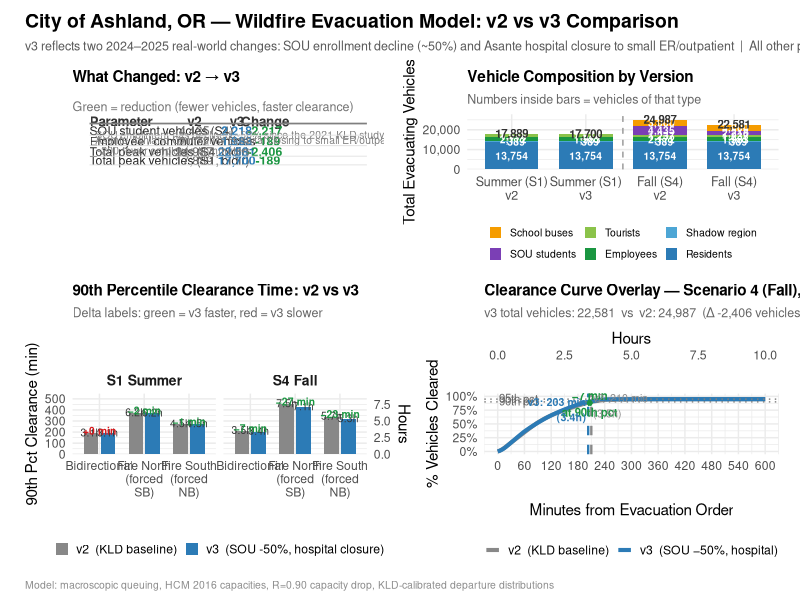

This figure's R source:
# =============================================================================
# Ashland Evacuation Model — v2 vs v3 Single-Page Comparison
# =============================================================================
# Produces:  ashland_v2_v3_comparison.png
#
# Four-panel layout on one page:
#   A (top-left)    — Parameter changes summary table
#   B (top-right)   — Vehicle composition: what was removed and why
#   C (bottom-left) — Clearance time: v2 vs v3 across all scenarios
#   D (bottom-right)— Clearance curves: S4 bidirectional v2 vs v3 overlay
# =============================================================================

library(tidyverse)
library(ggplot2)
library(patchwork)

# =============================================================================
# 1. SHARED CONSTANTS
# =============================================================================
HH_SIZE    <- 2.23
VEH_PER_HH <- 1.43
R_DROP     <- 0.90
BDN_FRAC   <- 0.90

emz <- tribble(
  ~emz_id, ~pop_res,
  1,1800, 2,1850, 3,2100, 4,2800, 5,1750,
  6,2400, 7,2300, 8,2650, 9,1950, 10,1849
) |> mutate(households = round(pop_res / HH_SIZE))

corridors <- tribble(
  ~corr_id, ~name,                         ~cap_base_vph, ~lanes,
  1, "OR-99 NB -> I-5 North",              1700, 1,
  2, "OR-99 SB / I-5 SB on-ramp",         2000, 1,
  3, "OR-66 EB -> I-5 interchange",        1900, 2,
  4, "OR-66 East (Klamath Falls)",         1700, 1,
  5, "S Valley View SB",                   1200, 1
) |> mutate(cap_vph = cap_base_vph * lanes,
            cap_drop_vph = cap_vph * R_DROP,
            bdn_thresh   = cap_vph * BDN_FRAC)

fire_closures <- list(
  bidirectional = integer(0),
  fire_north    = c(1L, 3L),
  fire_south    = c(2L, 4L, 5L)
)

emz_cs <- tribble(
  ~emz_id, ~corr_id, ~fraction,
  1,2,.60, 1,5,.25, 1,4,.15,
  2,2,.55, 2,3,.30, 2,5,.15,
  3,3,.45, 3,4,.35, 3,2,.20,
  4,4,.50, 4,3,.30, 4,2,.20,
  5,1,.40, 5,2,.35, 5,3,.25,
  6,1,.50, 6,2,.35, 6,3,.15,
  7,1,.60, 7,2,.25, 7,3,.15,
  8,1,.75, 8,2,.15, 8,3,.10,
  9,1,.80, 9,2,.20,
  10,2,.50, 10,1,.30, 10,3,.20
)

tourist_veh <- c("1" = round(5150 * .70 / 2.29), "4" = round(5150 * .55 / 2.29))
school_veh  <- c("1" = 0L, "4" = round(75 * 40))

dep_A   <- function(t) plogis(t, location = 30,  scale = 10)
dep_D   <- function(t) plogis(t, location = 75,  scale = 28)
dep_C   <- function(t) plogis(t, location = 135, scale = 38)
dep_res <- function(t) 0.86 * dep_D(t) + 0.14 * dep_C(t)

# --- Version-specific parameters --------------------------------------------
params <- list(
  v2 = list(sou = c("1" = 0L, "4" = 4435L),         emp = round(2302 / 1.06)),
  v3 = list(sou = c("1" = 0L, "4" = round(4435 * 0.50)), emp = round((2302 - 200) / 1.06))
)

# =============================================================================
# 2. SIMULATION ENGINE
# =============================================================================
run_sim <- function(scenario_id = 1, fire_dir = "bidirectional",
                    veh_per_hh = VEH_PER_HH, shadow_comp = 0.06,
                    dur = 600, sou_veh, employee_veh) {
  scen   <- as.character(scenario_id)
  time_v <- seq(0, dur); n_t <- length(time_v)

  veh_res    <- sum(round(emz$households * veh_per_hh))
  veh_shadow <- round((10099 / HH_SIZE) * veh_per_hh * shadow_comp)
  veh_t  <- tourist_veh[[scen]]; veh_e <- employee_veh
  veh_s  <- sou_veh[[scen]];     veh_sc <- school_veh[[scen]]
  total_veh <- veh_res + veh_shadow + veh_t + veh_e + veh_s + veh_sc

  rate_res <- c(0, diff(dep_res(time_v)))
  rate_A   <- c(0, diff(dep_A(time_v)))
  rate_sc  <- c(0, diff(dep_D(time_v)))

  corr_cap <- corridors$cap_vph
  corr_bdn <- corridors$bdn_thresh
  corr_dc  <- corridors$cap_drop_vph

  closed    <- fire_closures[[fire_dir]]
  if (length(closed)) corr_cap[closed] <- 0
  open_corr  <- setdiff(seq_len(nrow(corridors)), closed)
  open_share <- corr_cap[open_corr] / sum(corr_cap[open_corr])

  ze <- emz_cs
  if (length(closed)) {
    ze <- ze |> filter(!corr_id %in% closed) |>
      group_by(emz_id) |> mutate(fraction = fraction / sum(fraction)) |> ungroup()
  }
  unrouted <- setdiff(emz$emz_id, unique(ze$emz_id))
  if (length(unrouted) > 0 && length(open_corr) > 0) {
    ze <- bind_rows(ze, tibble(
      emz_id   = rep(unrouted, each = length(open_corr)),
      corr_id  = rep(open_corr, times = length(unrouted)),
      fraction = rep(open_share, times = length(unrouted))
    ))
  }

  n_c        <- nrow(corridors)
  inflow_mat <- matrix(0, n_t, n_c)
  emz_veh_v  <- round(emz$households * veh_per_hh)
  shadow_v   <- round(emz_veh_v / sum(emz_veh_v) * veh_shadow)

  for (z in seq_len(nrow(emz))) {
    alloc <- ze |> filter(emz_id == emz$emz_id[z])
    for (r in seq_len(nrow(alloc))) {
      cid <- alloc$corr_id[r]
      inflow_mat[, cid] <- inflow_mat[, cid] +
        (emz_veh_v[z] + shadow_v[z]) * alloc$fraction[r] * rate_res
    }
  }
  for (i in seq_along(open_corr)) {
    cid <- open_corr[i]
    inflow_mat[, cid] <- inflow_mat[, cid] +
      (veh_t * rate_A + veh_e * rate_A + veh_s * rate_A + veh_sc * rate_sc) * open_share[i]
  }
  ext_rate <- rep(0, n_t); ext_rate[time_v <= 120] <- 8412 / 120 / 60
  for (i in seq_along(open_corr))
    inflow_mat[, open_corr[i]] <- inflow_mat[, open_corr[i]] + ext_rate * open_share[i]

  bdn <- rep(FALSE, n_c); queue <- cleared <- rep(0, n_c)
  cleared_v <- rep(0, n_t)

  for (i in seq_len(n_t)) {
    queue    <- queue + inflow_mat[i, ]
    bdn      <- bdn | (inflow_mat[i, ] * 60 > corr_bdn)
    dis      <- pmin(queue, pmax(0, ifelse(bdn, corr_dc, corr_cap) / 60))
    dis[closed] <- 0
    queue    <- pmax(0, queue - dis)
    cleared  <- cleared + dis
    cleared_v[i] <- sum(cleared)
  }

  t90 <- time_v[which(cleared_v >= 0.90 * total_veh)[1]]
  t95 <- time_v[which(cleared_v >= 0.95 * total_veh)[1]]
  list(cleared = cleared_v, time = time_v, t90 = t90, t95 = t95,
       total_veh = total_veh,
       veh_by_type = c(residents = veh_res, shadow = veh_shadow,
                       tourists  = veh_t,   employees = veh_e,
                       sou       = veh_s,   school = veh_sc))
}

# =============================================================================
# 3. RUN ALL NEEDED SIMULATIONS
# =============================================================================
message("Running simulations...")
fire_dirs <- c("bidirectional", "fire_north", "fire_south")

sims <- list()
for (ver in c("v2", "v3")) {
  for (scen in c(1, 4)) {
    for (fd in fire_dirs) {
      key <- paste(ver, scen, fd, sep = "_")
      sims[[key]] <- run_sim(
        scenario_id  = scen,
        fire_dir     = fd,
        sou_veh      = params[[ver]]$sou,
        employee_veh = params[[ver]]$emp
      )
    }
  }
}
message("Done.")

# =============================================================================
# 4. COLOURS & SHARED THEME
# =============================================================================
clr_v2  <- "#888888"   # grey  — v2 baseline
clr_v3  <- "#2c7bb6"   # blue  — v3 updated
clr_red <- "#d7191c"
clr_grn <- "#1a9641"
clr_amb <- "#f59c00"

base_theme <- theme_minimal(base_size = 11) +
  theme(plot.title   = element_text(face = "bold", size = 11),
        plot.subtitle = element_text(size = 9, colour = "grey40"))

# =============================================================================
# 5. PANEL A — Parameter Changes Table
# =============================================================================
tbl_data <- tibble(
  Parameter     = c("SOU student vehicles (S4)",
                    "Employee / commuter vehicles",
                    "Total peak vehicles (S4, bidir)",
                    "Total peak vehicles (S1, bidir)"),
  v2_val        = c(
    format(params$v2$sou[["4"]], big.mark = ","),
    format(params$v2$emp,       big.mark = ","),
    format(sims$v2_4_bidirectional$total_veh, big.mark = ","),
    format(sims$v2_1_bidirectional$total_veh, big.mark = ",")
  ),
  v3_val        = c(
    format(params$v3$sou[["4"]], big.mark = ","),
    format(params$v3$emp,       big.mark = ","),
    format(sims$v3_4_bidirectional$total_veh, big.mark = ","),
    format(sims$v3_1_bidirectional$total_veh, big.mark = ",")
  ),
  delta_raw     = c(
    params$v3$sou[["4"]] - params$v2$sou[["4"]],
    params$v3$emp        - params$v2$emp,
    sims$v3_4_bidirectional$total_veh - sims$v2_4_bidirectional$total_veh,
    sims$v3_1_bidirectional$total_veh - sims$v2_1_bidirectional$total_veh
  )
) |>
  mutate(
    delta_str = paste0(ifelse(delta_raw > 0, "+", ""), format(delta_raw, big.mark = ",")),
    row_id    = seq_len(n())
  )

reason_data <- tibble(
  row_id = c(1, 2),
  reason = c(
    "SOU enrollment has declined ~50% since the 2021 KLD study",
    "Asante Ashland Community Hospital closing to small ER/outpatient;\n~200 fewer employee commuters"
  )
)

# Build table as ggplot using geom_text on a blank canvas
col_x <- c(0.01, 0.38, 0.53, 0.63)   # Parameter | V2 | V3 | Delta
col_names <- c("Parameter", "v2", "v3", "Change")
header_y  <- 4.7
row_ys    <- c(3.9, 3.0, 2.1, 1.35)
reason_ys <- c(3.55, 2.65)

pA <- ggplot() +
  # Column headers
  annotate("text", x = col_x, y = header_y,
           label = col_names,
           hjust = c(0, 0.5, 0.5, 0.5), fontface = "bold", size = 3.4,
           colour = "grey20") +
  annotate("segment", x = 0.01, xend = 0.99, y = header_y - 0.18,
           yend = header_y - 0.18, colour = "grey50", linewidth = 0.6) +
  # Data rows
  geom_text(data = tbl_data,
            aes(x = col_x[1], y = row_ys[row_id], label = Parameter),
            hjust = 0, size = 3.1, colour = "grey15", inherit.aes = FALSE) +
  geom_text(data = tbl_data,
            aes(x = col_x[2], y = row_ys[row_id], label = v2_val),
            hjust = 0.5, size = 3.1, colour = "grey40", inherit.aes = FALSE) +
  geom_text(data = tbl_data,
            aes(x = col_x[3], y = row_ys[row_id], label = v3_val),
            hjust = 0.5, size = 3.1, colour = clr_v3,
            fontface = "bold", inherit.aes = FALSE) +
  geom_text(data = tbl_data,
            aes(x = col_x[4], y = row_ys[row_id], label = delta_str,
                colour = delta_raw < 0),
            hjust = 0.5, size = 3.1, fontface = "bold", inherit.aes = FALSE) +
  scale_colour_manual(values = c(`TRUE` = clr_grn, `FALSE` = clr_red), guide = "none") +
  # Reason annotations for rows 1 & 2
  geom_text(data = reason_data,
            aes(x = col_x[1] + 0.02, y = reason_ys[row_id], label = reason),
            hjust = 0, size = 2.6, colour = "grey50",
            lineheight = 0.85, inherit.aes = FALSE) +
  # Thin separator between rows
  annotate("segment", x = 0.01, xend = 0.99,
           y = c(row_ys - 0.38), yend = c(row_ys - 0.38),
           colour = "grey88", linewidth = 0.3) +
  coord_cartesian(xlim = c(0, 1), ylim = c(0.8, 5.1)) +
  labs(title    = "What Changed: v2 → v3",
       subtitle = "Green = reduction (fewer vehicles, faster clearance)") +
  theme_void(base_size = 11) +
  theme(plot.title    = element_text(face = "bold", size = 11, margin = margin(b = 4)),
        plot.subtitle = element_text(size = 9, colour = "grey45"),
        plot.margin   = margin(8, 8, 4, 8))

# =============================================================================
# 6. PANEL B — Vehicle Composition Shift
# =============================================================================
comp_df <- bind_rows(
  enframe(sims$v2_4_bidirectional$veh_by_type, name = "type", value = "vehicles") |>
    mutate(version = "v2", scenario = "Fall (S4)"),
  enframe(sims$v3_4_bidirectional$veh_by_type, name = "type", value = "vehicles") |>
    mutate(version = "v3", scenario = "Fall (S4)"),
  enframe(sims$v2_1_bidirectional$veh_by_type, name = "type", value = "vehicles") |>
    mutate(version = "v2", scenario = "Summer (S1)"),
  enframe(sims$v3_1_bidirectional$veh_by_type, name = "type", value = "vehicles") |>
    mutate(version = "v3", scenario = "Summer (S1)")
) |>
  mutate(
    type = factor(type,
                  levels = c("school","sou","tourists","employees","shadow","residents"),
                  labels = c("School buses","SOU students","Tourists",
                             "Employees","Shadow region","Residents")),
    group = paste0(scenario, "\n", version),
    group = factor(group, levels = c("Summer (S1)\nv2","Summer (S1)\nv3",
                                     "Fall (S4)\nv2",  "Fall (S4)\nv3"))
  )

type_pal <- c("Residents"     = "#2c7bb6", "Shadow region" = "#4da6d5",
              "Employees"     = "#1a9641", "Tourists"      = "#8bc34a",
              "SOU students"  = "#7b3fb5", "School buses"  = "#f59c00")

# Total label on top of each bar
totals_df <- comp_df |>
  group_by(group) |>
  summarise(total = sum(vehicles), .groups = "drop")

pB <- ggplot(comp_df, aes(x = group, y = vehicles, fill = type)) +
  geom_col(width = .72, colour = NA) +
  geom_text(aes(label = ifelse(vehicles > 150,
                               format(round(vehicles), big.mark = ","), "")),
            position = position_stack(vjust = 0.5),
            size = 2.6, colour = "white", fontface = "bold") +
  geom_text(data = totals_df,
            aes(x = group, y = total + 300, label = format(total, big.mark = ",")),
            inherit.aes = FALSE, size = 2.9, colour = "grey20", fontface = "bold") +
  geom_vline(xintercept = 2.5, linetype = "dashed", colour = "grey60", linewidth = .5) +
  scale_fill_manual(values = type_pal) +
  scale_y_continuous(labels = scales::comma,
                     expand = expansion(mult = c(0, .1))) +
  labs(title    = "Vehicle Composition by Version",
       subtitle = "Numbers inside bars = vehicles of that type",
       x = NULL, y = "Total Evacuating Vehicles", fill = NULL) +
  base_theme +
  theme(legend.position = "bottom",
        legend.key.size  = unit(3.5, "mm"),
        legend.text      = element_text(size = 7.5),
        axis.text.x      = element_text(size = 9))

# =============================================================================
# 7. PANEL C — Clearance Time Comparison (all scenarios)
# =============================================================================
fire_order <- c("Bidirectional", "Fire North\n(forced SB)", "Fire South\n(forced NB)")
fire_keys  <- c("bidirectional", "fire_north", "fire_south")

clr_df <- bind_rows(
  lapply(seq_along(fire_keys), function(fi) {
    bind_rows(
      lapply(c("1","4"), function(sc) {
        key_v2 <- paste0("v2_", sc, "_", fire_keys[fi])
        key_v3 <- paste0("v3_", sc, "_", fire_keys[fi])
        tibble(
          fire     = fire_order[fi],
          scenario = ifelse(sc == "1", "S1 Summer", "S4 Fall"),
          v2_t90   = sims[[key_v2]]$t90,
          v3_t90   = sims[[key_v3]]$t90
        )
      })
    )
  })
) |>
  pivot_longer(c(v2_t90, v3_t90), names_to = "version", values_to = "t90") |>
  mutate(
    version  = recode(version, v2_t90 = "v2  (KLD baseline)", v3_t90 = "v3  (SOU -50%, hospital closure)"),
    fire     = factor(fire, levels = fire_order),
    scenario = factor(scenario, levels = c("S1 Summer", "S4 Fall")),
    label    = paste0(round(t90 / 60, 1), "h")
  )

delta_c <- clr_df |>
  pivot_wider(names_from = version, values_from = c(t90, label)) |>
  rename_with(~ gsub("t90_", "", .x)) |>
  mutate(
    delta      = `v3  (SOU -50%, hospital closure)` - `v2  (KLD baseline)`,
    y_ann      = pmax(`v2  (KLD baseline)`, `v3  (SOU -50%, hospital closure)`, na.rm = TRUE) + 14,
    delta_lbl  = paste0(ifelse(delta < 0, "−", "+"), abs(delta), " min")
  )

pC <- ggplot(clr_df, aes(x = fire, y = t90,
                          fill  = version,
                          group = interaction(fire, version))) +
  geom_col(position = position_dodge(.75), width = .65) +
  geom_text(aes(label = label, y = t90 + 8),
            position = position_dodge(.75), size = 2.6, colour = "grey20") +
  geom_text(data = delta_c,
            aes(x = fire, y = y_ann + 10, label = delta_lbl,
                colour = delta < 0),
            inherit.aes = FALSE, size = 2.6, fontface = "bold") +
  scale_colour_manual(values = c(`TRUE` = clr_grn, `FALSE` = clr_red), guide = "none") +
  facet_wrap(~ scenario, ncol = 2) +
  scale_fill_manual(values = c("v2  (KLD baseline)"               = clr_v2,
                                "v3  (SOU -50%, hospital closure)" = clr_v3)) +
  scale_x_discrete(labels = function(x) str_wrap(x, 10)) +
  scale_y_continuous(
    name     = "90th Pct Clearance (min)",
    sec.axis = sec_axis(~ . / 60, name = "Hours"),
    expand   = expansion(mult = c(0, .15))
  ) +
  labs(title    = "90th Percentile Clearance Time: v2 vs v3",
       subtitle = "Delta labels: green = v3 faster, red = v3 slower",
       x = NULL, fill = NULL) +
  base_theme +
  theme(legend.position  = "bottom",
        legend.key.size  = unit(3.5, "mm"),
        strip.text       = element_text(face = "bold", size = 10))

# =============================================================================
# 8. PANEL D — Clearance Curve Overlay (S4 bidirectional)
# =============================================================================
curve_df <- bind_rows(
  tibble(time    = sims$v2_4_bidirectional$time,
         cleared = sims$v2_4_bidirectional$cleared,
         pct     = sims$v2_4_bidirectional$cleared / sims$v2_4_bidirectional$total_veh,
         version = "v2"),
  tibble(time    = sims$v3_4_bidirectional$time,
         cleared = sims$v3_4_bidirectional$cleared,
         pct     = sims$v3_4_bidirectional$cleared / sims$v3_4_bidirectional$total_veh,
         version = "v3")
)

t90_v2 <- sims$v2_4_bidirectional$t90
t90_v3 <- sims$v3_4_bidirectional$t90
t95_v2 <- sims$v2_4_bidirectional$t95
t95_v3 <- sims$v3_4_bidirectional$t95
gain_90 <- t90_v2 - t90_v3  # positive = v3 is faster

pD <- ggplot(curve_df, aes(x = time, y = pct * 100, colour = version)) +
  geom_line(linewidth = 1.4) +
  # 90th pct threshold
  geom_hline(yintercept = 90, linetype = "dotted", colour = "grey50") +
  annotate("text", x = 3, y = 91.5, label = "90th pct",
           hjust = 0, size = 2.9, colour = "grey40") +
  # 95th pct threshold
  geom_hline(yintercept = 95, linetype = "dotted", colour = "grey50") +
  annotate("text", x = 3, y = 96.4, label = "95th pct",
           hjust = 0, size = 2.9, colour = "grey40") +
  # v2 milestone verticals
  geom_vline(xintercept = t90_v2, linetype = "dashed", colour = clr_v2, linewidth = .8) +
  geom_vline(xintercept = t90_v3, linetype = "dashed", colour = clr_v3, linewidth = .8) +
  # Horizontal arrow / bracket showing time saving at 90th pct
  annotate("segment", x = t90_v3, xend = t90_v2, y = 88, yend = 88,
           arrow = arrow(ends = "both", length = unit(3, "pt"), type = "open"),
           colour = clr_grn, linewidth = 1) +
  annotate("text",
           x     = (t90_v2 + t90_v3) / 2,
           y     = 86.2,
           label = paste0("−", gain_90, " min\nat 90th pct"),
           size  = 2.9, colour = clr_grn, fontface = "bold") +
  # Point labels
  annotate("text", x = t90_v2 + 4, y = 83,
           label = paste0("v2: ", t90_v2, " min\n(", round(t90_v2/60,1), "h)"),
           hjust = 0, size = 2.7, colour = clr_v2) +
  annotate("text", x = t90_v3 - 4, y = 76,
           label = paste0("v3: ", t90_v3, " min\n(", round(t90_v3/60,1), "h)"),
           hjust = 1, size = 2.7, colour = clr_v3, fontface = "bold") +
  scale_colour_manual(values = c(v2 = clr_v2, v3 = clr_v3),
                      labels = c(v2 = "v2  (KLD baseline)",
                                 v3 = "v3  (SOU −50%, hospital)")) +
  scale_x_continuous(name   = "Minutes from Evacuation Order",
                     sec.axis = sec_axis(~ . / 60, name = "Hours"),
                     breaks = seq(0, 600, 60)) +
  scale_y_continuous(labels = function(x) paste0(x, "%"),
                     limits = c(0, 100)) +
  labs(title    = "Clearance Curve Overlay — Scenario 4 (Fall), Bidirectional",
       subtitle = paste0("v3 total vehicles: ",
                         format(sims$v3_4_bidirectional$total_veh, big.mark = ","),
                         "  vs  v2: ",
                         format(sims$v2_4_bidirectional$total_veh, big.mark = ","),
                         "  (Δ ",
                         format(sims$v3_4_bidirectional$total_veh -
                                  sims$v2_4_bidirectional$total_veh, big.mark = ","),
                         " vehicles)"),
       y = "% Vehicles Cleared", colour = NULL) +
  base_theme +
  theme(legend.position  = "bottom",
        legend.key.size  = unit(4, "mm"))

# =============================================================================
# 9. COMPOSE & SAVE
# =============================================================================
combined <- (pA | pB) / (pC | pD) +
  plot_layout(heights = c(1, 1.1)) +
  plot_annotation(
    title    = "City of Ashland, OR — Wildfire Evacuation Model: v2 vs v3 Comparison",
    subtitle = paste0(
      "v3 reflects two 2024–2025 real-world changes: ",
      "SOU enrollment decline (~50%) and Asante hospital closure to small ER/outpatient  |  ",
      "All other parameters, road network, and departure distributions unchanged from v2 (KLD TR-1217)"
    ),
    caption  = "Model: macroscopic queuing, HCM 2016 capacities, R=0.90 capacity drop, KLD-calibrated departure distributions",
    theme = theme(
      plot.title      = element_text(face = "bold", size = 14),
      plot.subtitle   = element_text(size  = 9, colour = "grey35", margin = margin(b = 4)),
      plot.caption    = element_text(size  = 7.5, colour = "grey55", hjust = 0),
      plot.background = element_rect(fill = "white", colour = NA),
      plot.margin     = margin(10, 10, 6, 10)
    )
  )

out <- "ashland_v2_v3_comparison.png"
ggsave(out, combined, width = 16, height = 10, dpi = 180, bg = "white")
message("Saved: ", out)

# =============================================================================
# 10. CONSOLE SUMMARY
# =============================================================================
cat("\n")
cat("══════════════════════════════════════════════════════════════════\n")
cat("  v2 → v3 PARAMETER DELTA\n")
cat("══════════════════════════════════════════════════════════════════\n")
cat(sprintf("  SOU vehicles (S4)      : %4d  →  %4d  (%+d, %.0f%%)\n",
            params$v2$sou[["4"]], params$v3$sou[["4"]],
            params$v3$sou[["4"]] - params$v2$sou[["4"]],
            100*(params$v3$sou[["4"]] - params$v2$sou[["4"]])/params$v2$sou[["4"]]))
cat(sprintf("  Employee vehicles      : %4d  →  %4d  (%+d)\n",
            params$v2$emp, params$v3$emp, params$v3$emp - params$v2$emp))
cat(sprintf("  Total S4 peak demand   : %4d  →  %4d  (%+d vehicles)\n",
            sims$v2_4_bidirectional$total_veh,
            sims$v3_4_bidirectional$total_veh,
            sims$v3_4_bidirectional$total_veh - sims$v2_4_bidirectional$total_veh))
cat("\n")
cat("  90th pct clearance (bidirectional):\n")
cat(sprintf("    Scenario 1 Summer : %d min (%.1fh)  →  %d min (%.1fh)  [%+d min]\n",
            t90_v2 <- sims$v2_1_bidirectional$t90, t90_v2/60,
            t90_v3 <- sims$v3_1_bidirectional$t90, t90_v3/60, t90_v3 - t90_v2))
cat(sprintf("    Scenario 4 Fall   : %d min (%.1fh)  →  %d min (%.1fh)  [%+d min]\n",
            t90_v2 <- sims$v2_4_bidirectional$t90, t90_v2/60,
            t90_v3 <- sims$v3_4_bidirectional$t90, t90_v3/60, t90_v3 - t90_v2))
cat("══════════════════════════════════════════════════════════════════\n")
